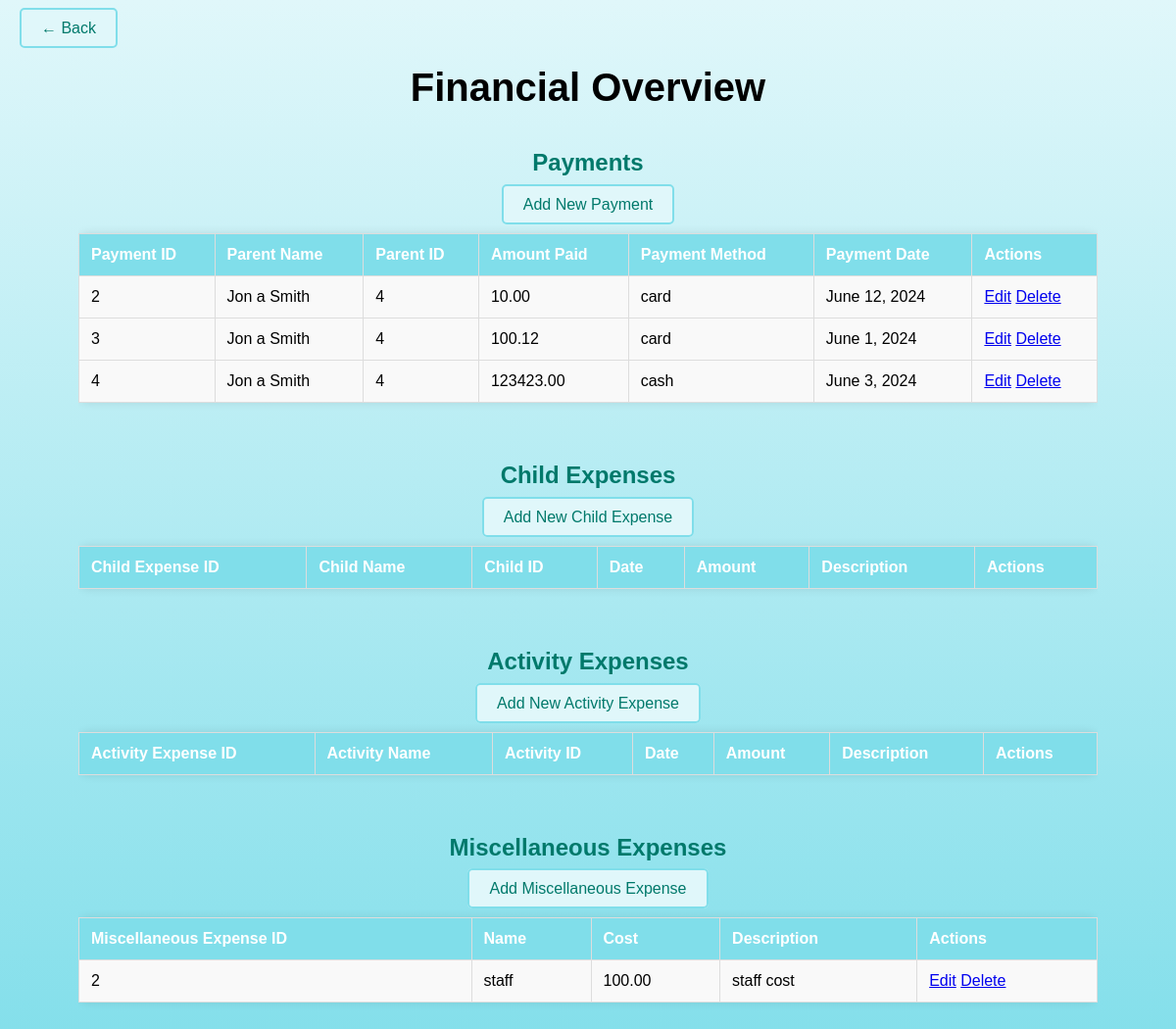
The app's page /myapp/payments/, older data.
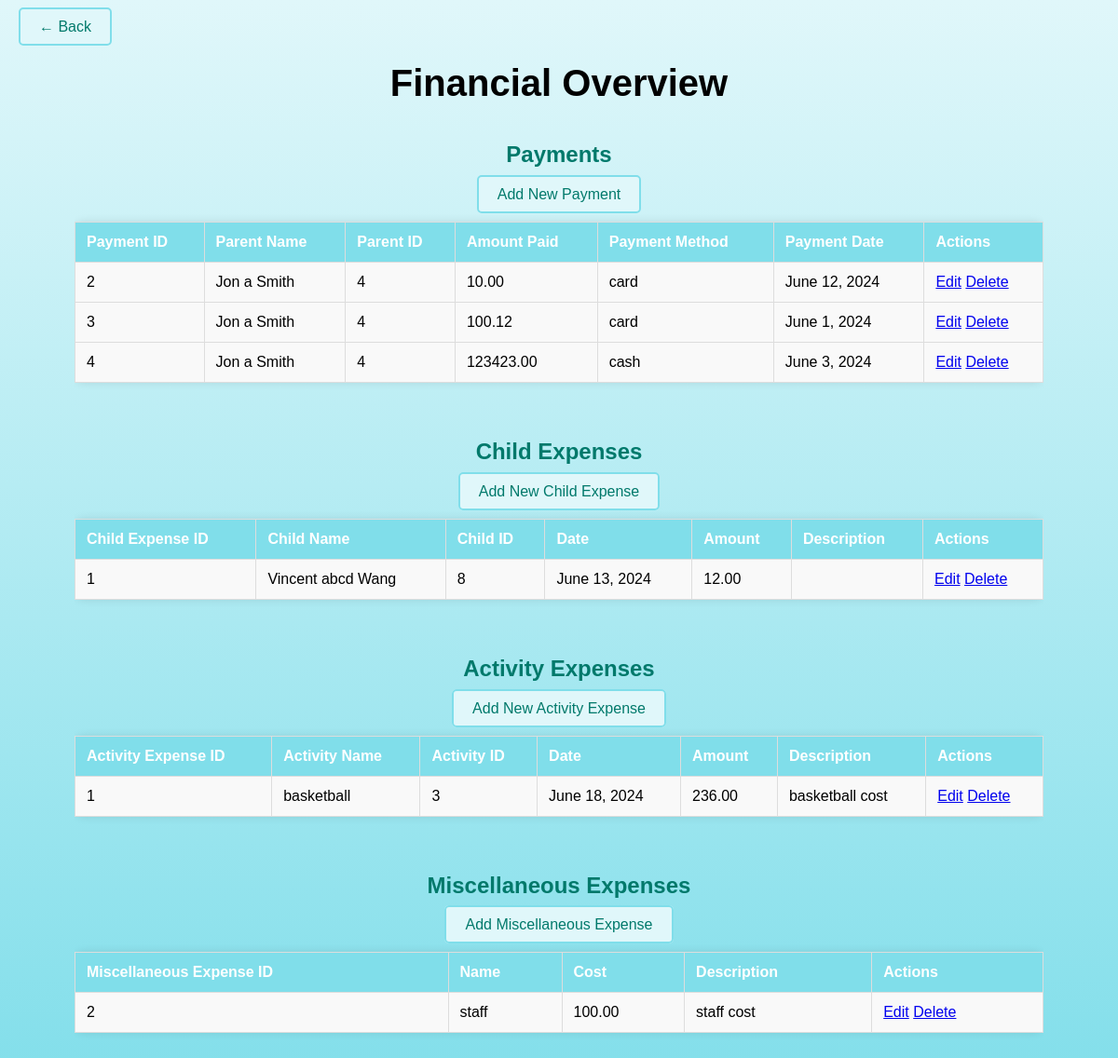
The same page, newer data.
### myapp/models.py (models this page shows, shortened)
class Payment(models.Model):
    parent = models.ForeignKey(Parent, on_delete=models.CASCADE)
    amount_paid = models.DecimalField(max_digits=10, decimal_places=2)
    payment_method = models.CharField(max_length=50)
    payment_date = models.DateField()

class Parent(models.Model):
    first_name = models.CharField(max_length=50)
    middle_name = models.CharField(max_length=50, blank=True, null=True)
    last_name = models.CharField(max_length=50)
    age = models.IntegerField()
    phone_number = models.CharField(max_length=15)
    street_address = models.CharField(max_length=100)
    city = models.CharField(max_length=50)
    zip_code = models.CharField(max_length=10)
    state = models.CharField(max_length=50)
    email = models.EmailField()

class OtherExpenses(models.Model):
    name = models.CharField(max_length=50)
    cost = models.DecimalField(max_digits=10, decimal_places=2)
    description = models.TextField(blank=True)

class ChildExpense(models.Model):
    child = models.ForeignKey(Child, on_delete=models.CASCADE, blank=True, null=True)
    date = models.DateField()
    amount = models.DecimalField(max_digits=10, decimal_places=2)
    description = models.TextField(blank=True)

class Child(models.Model):
    first_name = models.CharField(max_length=30)
    middle_name = models.CharField(max_length=30, blank=True, null=True)
    last_name = models.CharField(max_length=30)
    date_of_birth = models.DateField()

class ActivityExpense(models.Model):
    activity = models.ForeignKey(Activity, on_delete=models.CASCADE, blank=True, null=True)
    date = models.DateField()
    amount = models.DecimalField(max_digits=10, decimal_places=2)
    description = models.TextField(blank=True)

class Activity(models.Model):
    activity_name = models.CharField(max_length=50)
    duration = models.DurationField()
    cost = models.DecimalField(max_digits=10, decimal_places=2)
    age_group = models.CharField(max_length=20)
    description = models.TextField()

### myapp/views.py (the view)
# urls.py: path('payments/', views.payment_list, name='payment_list'),
def payment_list(request):
    payments = Payment.objects.all()
    child_expenses = ChildExpense.objects.all()
    activity_expenses = ActivityExpense.objects.all()
    other_expenses = OtherExpenses.objects.all()
    return render(request, 'payment_list.html', {'payments': payments,
                                                 'child_expenses': child_expenses,
                                                 'activity_expenses': activity_expenses,
                                                 'other_expenses': other_expenses})

### myapp/templates/payment_list.html (shortened to what the changed rows need)
<!DOCTYPE html>
<html lang="en">
<head>
</head>
<body>
    <div class="container">
        <h1>Financial Overview</h1>
        <div class="section">
            <h2>Payments</h2>
            <div class="table-container">
                <table>
                    <thead>
                        <tr>
                            <th>Payment ID</th>
                            <th>Parent Name</th>
                            <th>Parent ID</th>
                            <th>Amount Paid</th>
                            <th>Payment Method</th>
                            <th>Payment Date</th>
                            <th>Actions</th>
                        </tr>
                    </thead>
                    <tbody>
                        {% for payment in payments %}
                        <tr>
                            <td>{{ payment.id }}</td>
                            <td>{{ payment.parent.first_name }} {{ payment.parent.middle_name }} {{ payment.parent.last_name }}</td>
                            <td>{{ payment.parent.id }}</td>
                            <td>{{ payment.amount_paid }}</td>
                            <td>{{ payment.payment_method }}</td>
                            <td>{{ payment.payment_date }}</td>
                            <td>
                                <a href="{% url 'edit_payment' payment.pk %}">Edit</a>
                                <a href="{% url 'delete_payment' payment.pk %}">Delete</a>
                            </td>
                        </tr>
                        {% endfor %}
                    </tbody>
                </table>
            </div>
        </div>
        <div class="section">
            <h2>Child Expenses</h2>
            <div class="table-container">
                <table>
                    <thead>
                        <tr>
                            <th>Child Expense ID</th>
                            <th>Child Name</th>
                            <th>Child ID</th>
                            <th>Date</th>
                            <th>Amount</th>
                            <th>Description</th>
                            <th>Actions</th>
                        </tr>
                    </thead>
                    <tbody>
                        {% for expense in child_expenses %}
                        <tr>
                            <td>{{ expense.id }}</td>
                            <td>{{ expense.child.first_name }} {{ expense.child.middle_name }} {{ expense.child.last_name }}</td>
                            <td>{{ expense.child.id }}</td>
                            <td>{{ expense.date }}</td>
                            <td>{{ expense.amount }}</td>
                            <td>{{ expense.description }}</td>
                            <td>
                                <a href="{% url 'edit_child_expense' expense.pk %}">Edit</a>
                                <a href="{% url 'delete_child_expense' expense.pk %}">Delete</a>
                            </td>
                        </tr>
                        {% endfor %}
                    </tbody>
                </table>
            </div>
        </div>
        <div class="section">
            <h2>Activity Expenses</h2>
            <div class="table-container">
                <table>
                    <thead>
                        <tr>
                            <th>Activity Expense ID</th>
                            <th>Activity Name</th>
                            <th>Activity ID</th>
                            <th>Date</th>
                            <th>Amount</th>
                            <th>Description</th>
                            <th>Actions</th>
                        </tr>
                    </thead>
                    <tbody>
                        {% for expense in activity_expenses %}
                        <tr>
                            <td>{{ expense.id }}</td>
                            <td>{{ expense.activity.activity_name }}</td>
                            <td>{{ expense.activity.id }}</td>
                            <td>{{ expense.date }}</td>
                            <td>{{ expense.amount }}</td>
                            <td>{{ expense.description }}</td>
                            <td>
                                <a href="{% url 'edit_activity_expense' expense.pk %}">Edit</a>
                                <a href="{% url 'delete_activity_expense' expense.pk %}">Delete</a>
                            </td>
                        </tr>
                        {% endfor %}
                    </tbody>
                </table>
            </div>
        </div>
        <div class="section">
            <h2>Miscellaneous Expenses</h2>
            <div class="table-container">
                <table>
                    <thead>
                        <tr>
                            <th>Miscellaneous Expense ID</th>
                            <th>Name</th>
                            <th>Cost</th>
                            <th>Description</th>
                            <th>Actions</th>
                        </tr>
                    </thead>
                    <tbody>
                        {% for other_expense in other_expenses %}
                        <tr>
                            <td>{{ other_expense.id }}</td>
                            <td>{{ other_expense.name }}</td>
                            <td>{{ other_expense.cost }}</td>
                            <td>{{ other_expense.description }}</td>
                            <td>
                                <a href="{% url 'edit_other_expense' other_expense.pk %}">Edit</a>
                                <a href="{% url 'delete_other_expense' other_expense.pk %}">Delete</a>
                            </td>
                        </tr>
                        {% endfor %}
                    </tbody>
                </table>
            </div>
        </div>
    </div>
</body>
</html>

Row changes from the older to the newer data that the page shows:
added ChildExpense: id "1", child.first_name "Vincent", child.middle_name "abcd", child.last_name "Wang", child.id "8", date "June 13, 2024", amount "12.00"
added ActivityExpense: id "1", activity.activity_name "basketball", activity.id "3", date "June 18, 2024", amount "236.00", description "basketball cost"
